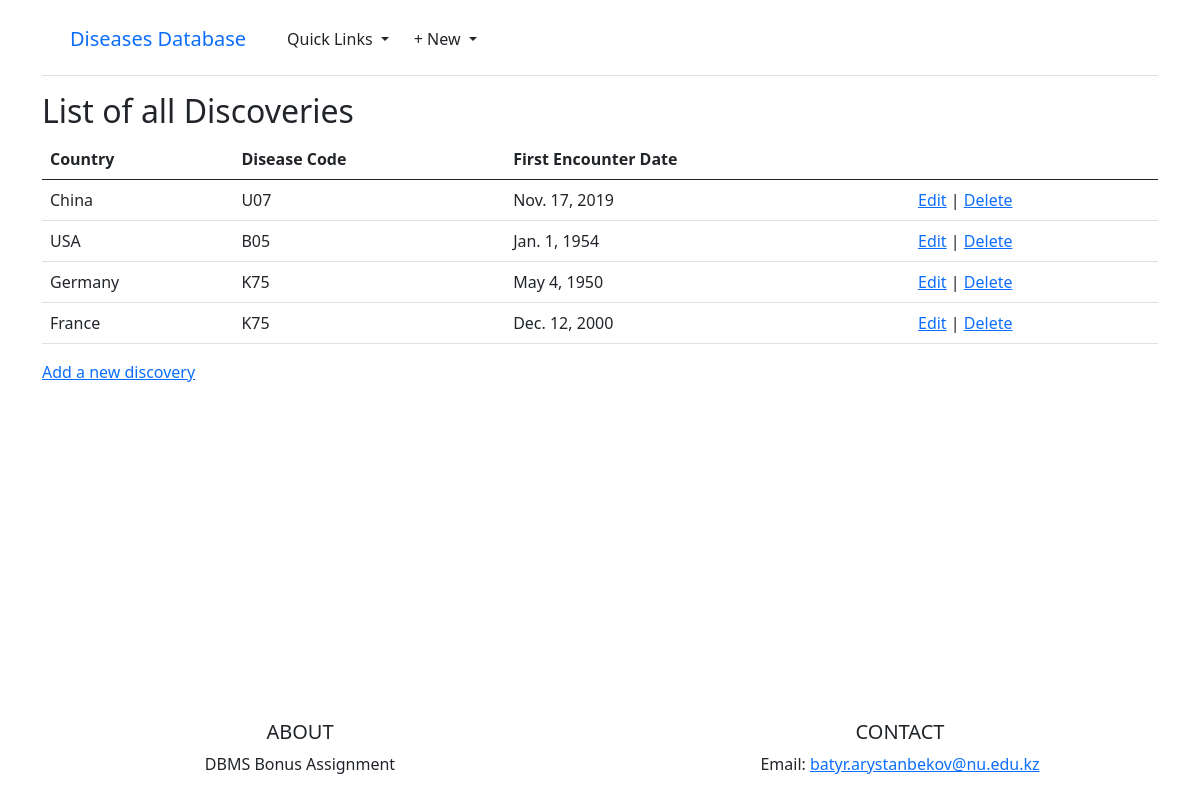
/discoveries/, run on the app's committed database.
### objects/models.py (models this page shows, shortened)
class Discover(models.Model):
    cname = models.ForeignKey(Country, on_delete=models.CASCADE)
    disease_code = models.ForeignKey(Disease, on_delete=models.CASCADE)
    first_enc = models.DateField()
    class Meta:
        constraints = [
            models.UniqueConstraint(
                fields=['cname', 'disease_code'], name='unique_cname_disease_code_combination'
            )
        ]

class Country(models.Model):
    class Meta:
        verbose_name_plural = "Countries"
    cname = models.CharField(max_length=50, primary_key=True)
    population = models.PositiveBigIntegerField()
    def __str__(self):
        return self.cname

class Disease(models.Model):
    disease_code = models.CharField(max_length=50, primary_key=True)
    pathogen = models.CharField(max_length=20)
    description = models.CharField(max_length=140)
    id = models.ForeignKey(DiseaseType, on_delete=models.CASCADE)
    def __str__(self):
        return self.disease_code

### objects/views.py (the view)
# urls.py: path('discoveries/', DiscoverListView.as_view(), name='discover_list'),
class DiscoverListView(ListView):
    model = Discover
    template_name = 'discover/discover_list.html'

### templates/discover/discover_list.html (shortened to what this page needs)
{% extends "base.html" %}
{% block content %}
<h2>List of all Discoveries</h2>
<table class="table">
    <thead class="thead-dark">
      <tr>
        <th scope="col">Country</th>
        <th scope="col">Disease Code</th>
        <th scope="col">First Encounter Date</th>
        <th> </th>
      </tr>
    </thead>
    <tbody>
    {% for d in discover_list %}
        <tr>
            <td>{{ d.cname }}</a></td>
            <td>{{ d.disease_code }}</td>
            <td>{{ d.first_enc }}</td>
            <td><a href="{% url 'discover_edit' d.pk %}">Edit</a> | <a href="{% url 'discover_delete' d.pk %}">Delete</a></td>
        </tr>
    {% endfor %}
    </tbody>
  </table>
  <p><a href="{% url 'discover_new' %}">Add a new discovery</a></p>
{% endblock content %}

### static/css/carousel.css (style rules this page uses)
body { padding-top: 0.2rem; padding-bottom: 0.5rem; color: #5a5a5a; }

### data on the page
Discover: cname "China", disease_code "U07", first_enc "Nov. 17, 2019"
Discover: cname "USA", disease_code "B05", first_enc "Jan. 1, 1954"
Discover: cname "Germany", disease_code "K75", first_enc "May 4, 1950"
Discover: cname "France", disease_code "K75", first_enc "Dec. 12, 2000"
